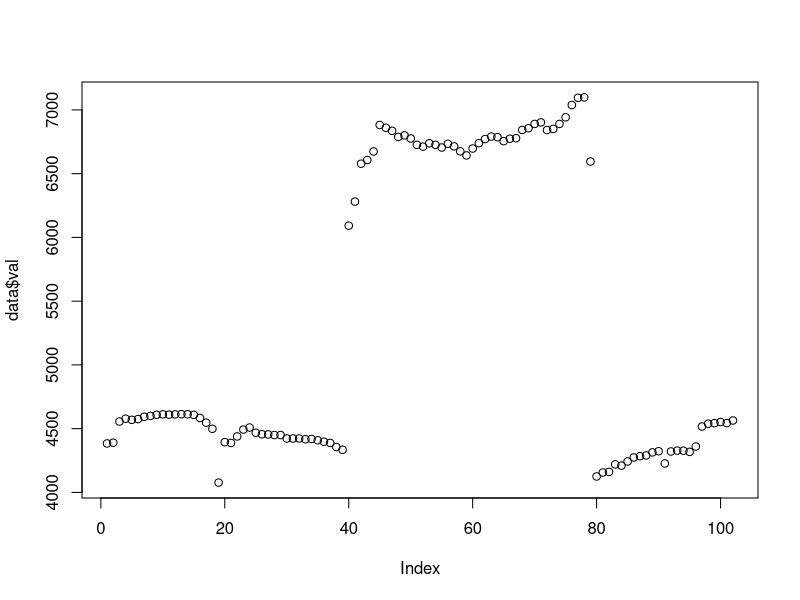
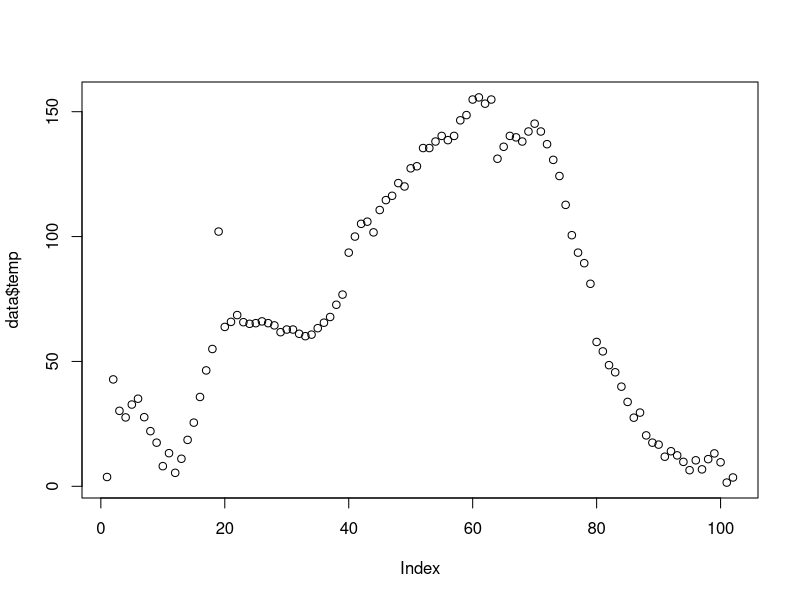
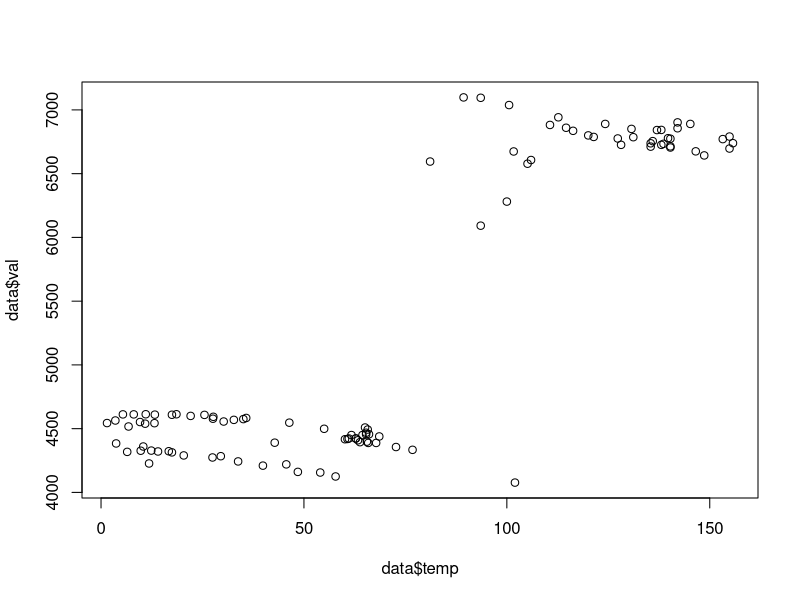
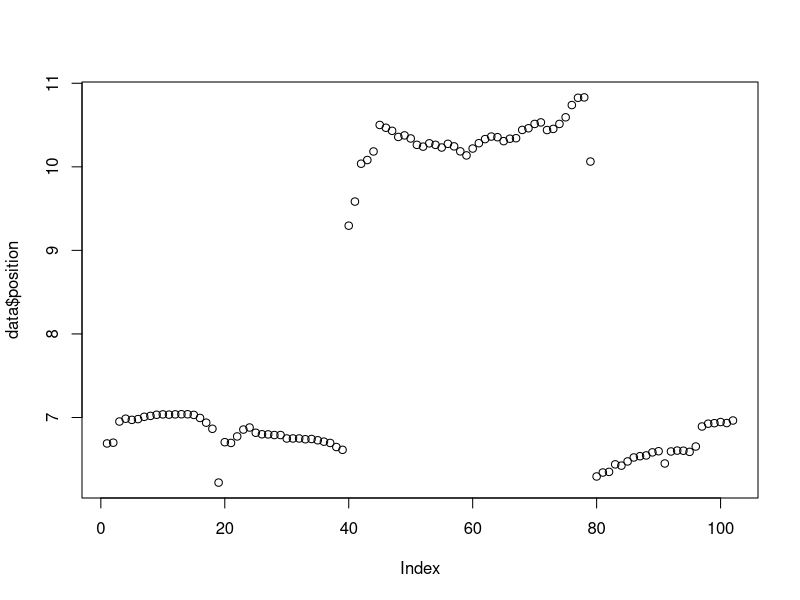
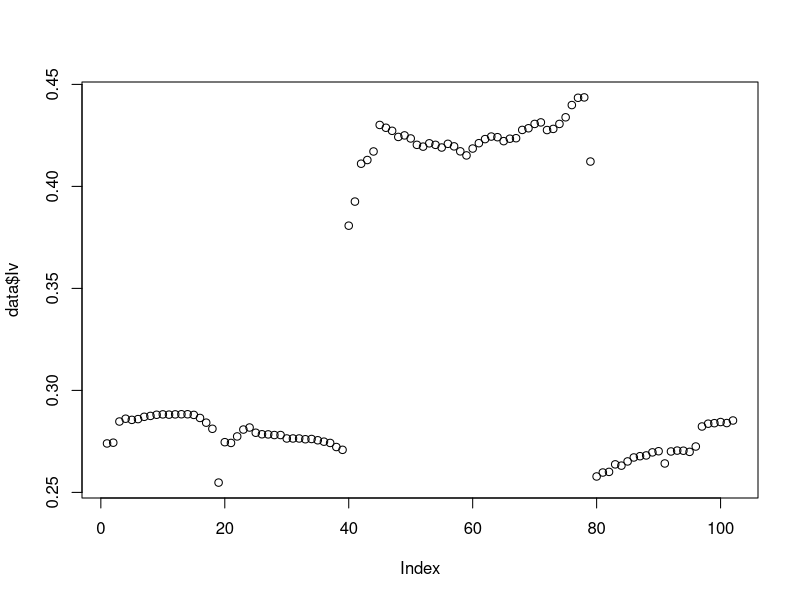
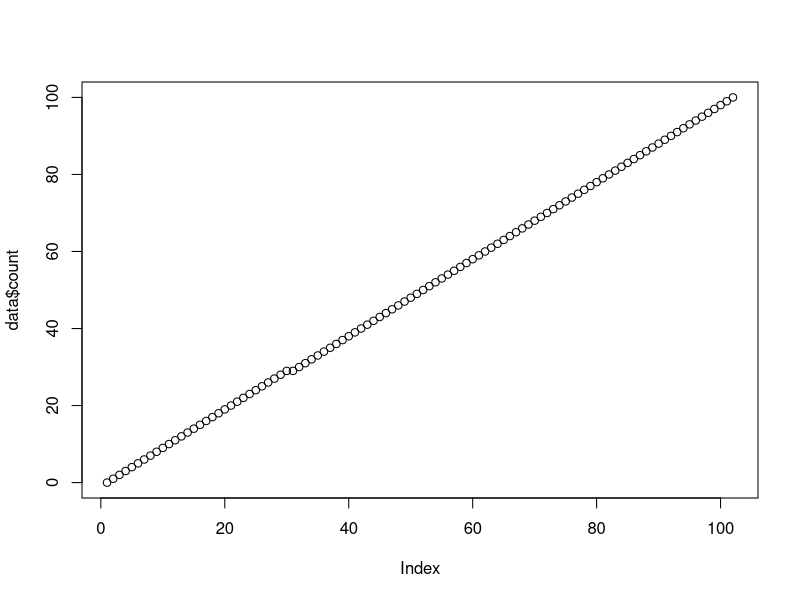
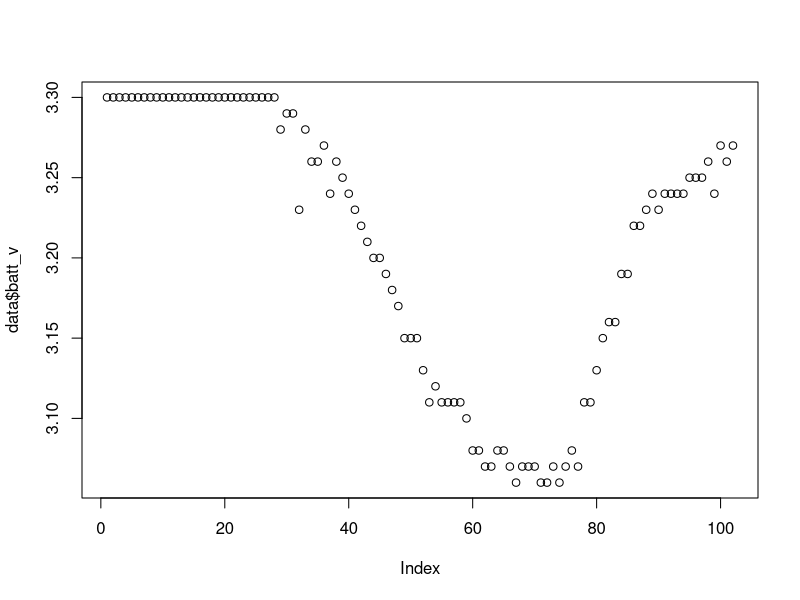
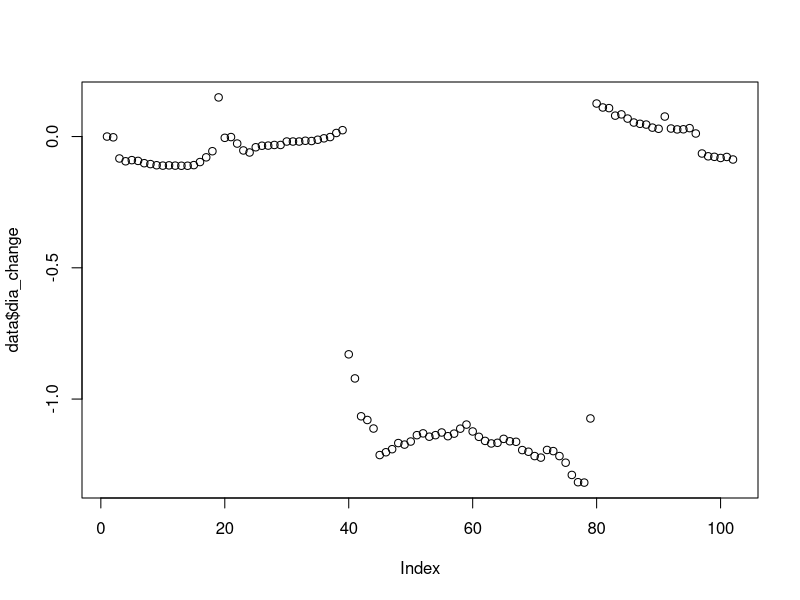

These charts were generated, in order, by the following R code: (Note: this script raises an error after producing the figures.)
setwd("~/Documents/Projects/UAF/dendrometer/data/2017-03-14_field site/")
##--Load In Data--##
data = data.frame(read.csv("101_2.csv"))
#Sensor Address, Unix Time Stamp, ADC Value, Temperature, Battery Voltage, Excitation Voltage, Number of send attamps
names(data) <- c("address", "time", "val", "temp", "batt_v","count") 
data$time_real = as.POSIXct(data$time, origin="1970-01-01") #Convert time to POSIX
plot(data$val)
plot(data$temp)
plot(data$val~data$temp)

names(data) <- c("address", "time", "adc", "temp", "batt_v","count") #name data
data$time_real = as.POSIXct(data$time, origin="1970-01-01") #Convert the UNIX time stamp to POSIX time format

Vref = 2.048 #ADC Voltage Reference
N = 16 #ADC Set to 16 bit resolution
LSB = ((2*Vref)/2^N) #Least Significant Bit (in volts)
PGA = 1 #Programmable Gain Amplifier (Set to 1)
L = 50 #Length of Linear Sensor
data$Iv = data$adc*(LSB/PGA) #Caluclate Input Voltage (Iv)
data$position = ((data$Iv/Vref)*L) #Calculate Position of Slider

initPosition = data$position[1]
data$dia_change = (initPosition - data$position)/pi

plot(data$position)
plot(data$Iv)
plot(data$count)
plot(data$batt_v)
plot(data$dia_change)

par(
  cex = "1.1",
  cex.sub="0.8",
  lwd = "2"
  )
plot(
  change~time_real, 
  data = dataTrim, 
  main="Change in Diameter",
  sub="dendro_100.4",
  xlab="Time",
  ylab="Millimeters",
  type = "l"
  )

help(plot)
help(par)

plot(data$time_real[1:100],)
plot(n_at~time, data = data, main="n_at")
plot(val~time_real, data = dataTrim, main="val")
plot(Ev~time_real, data = dataTrim, main = "exciitation Voltage")

plot(temp~time_real, data=data, main="Temp")
plot(val~time_real, data = data, main="val")
plot(batt_v~time_real, data = data, main = "battery")

